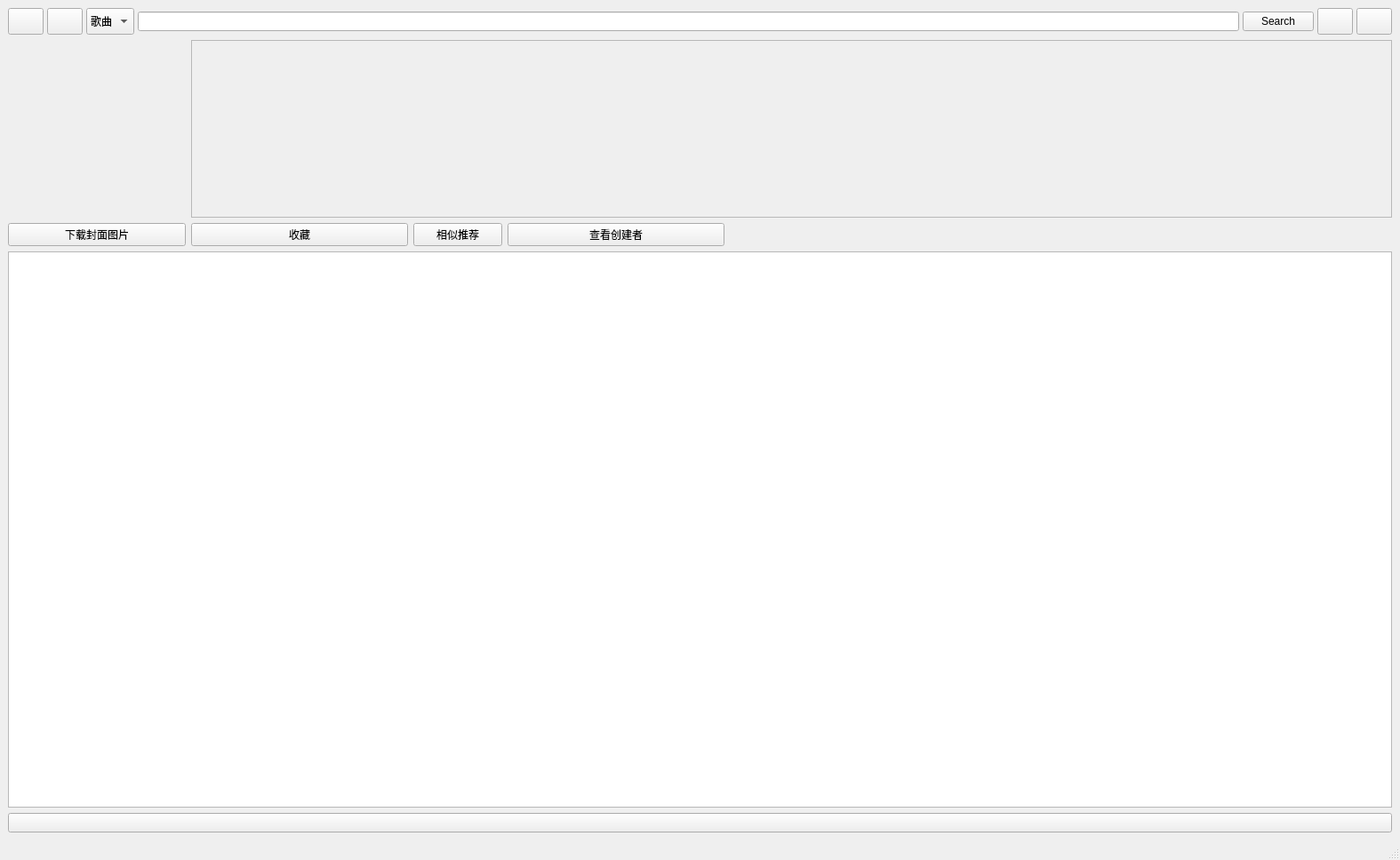
<?xml version="1.0" encoding="UTF-8"?>
<ui version="4.0">
 <class>MainWindow</class>
 <widget class="QMainWindow" name="MainWindow">
  <property name="geometry">
   <rect>
    <x>0</x>
    <y>0</y>
    <width>1575</width>
    <height>968</height>
   </rect>
  </property>
  <property name="windowTitle">
   <string>MainWindow</string>
  </property>
  <widget class="QWidget" name="centralwidget">
   <layout class="QGridLayout" name="gridLayout" rowstretch="0,0,0,0,0,0,0">
    <item row="1" column="0">
     <widget class="QLabel" name="imageLabel">
      <property name="minimumSize">
       <size>
        <width>200</width>
        <height>200</height>
       </size>
      </property>
      <property name="maximumSize">
       <size>
        <width>200</width>
        <height>200</height>
       </size>
      </property>
      <property name="text">
       <string/>
      </property>
     </widget>
    </item>
    <item row="6" column="0" colspan="7">
     <widget class="QPushButton" name="playlistPageDownButton">
      <property name="text">
       <string/>
      </property>
      <property name="icon">
       <iconset theme="QIcon::ThemeIcon::GoDown"/>
      </property>
     </widget>
    </item>
    <item row="0" column="0" colspan="7">
     <layout class="QHBoxLayout" name="horizontalLayout" stretch="0,0,0,0,0,0,0">
      <property name="spacing">
       <number>4</number>
      </property>
      <property name="sizeConstraint">
       <enum>QLayout::SizeConstraint::SetDefaultConstraint</enum>
      </property>
      <property name="topMargin">
       <number>0</number>
      </property>
      <property name="bottomMargin">
       <number>0</number>
      </property>
      <item>
       <widget class="QPushButton" name="undoButton">
        <property name="maximumSize">
         <size>
          <width>16777215</width>
          <height>30</height>
         </size>
        </property>
        <property name="toolTipDuration">
         <number>-29</number>
        </property>
        <property name="text">
         <string/>
        </property>
        <property name="icon">
         <iconset theme="QIcon::ThemeIcon::EditUndo"/>
        </property>
       </widget>
      </item>
      <item>
       <widget class="QPushButton" name="homepageButton">
        <property name="maximumSize">
         <size>
          <width>16777215</width>
          <height>30</height>
         </size>
        </property>
        <property name="text">
         <string/>
        </property>
        <property name="icon">
         <iconset theme="QIcon::ThemeIcon::GoHome"/>
        </property>
       </widget>
      </item>
      <item>
       <widget class="QComboBox" name="comboBox">
        <property name="maximumSize">
         <size>
          <width>16777215</width>
          <height>30</height>
         </size>
        </property>
        <item>
         <property name="text">
          <string>歌曲</string>
         </property>
        </item>
        <item>
         <property name="text">
          <string>歌手</string>
         </property>
        </item>
        <item>
         <property name="text">
          <string>专辑</string>
         </property>
        </item>
        <item>
         <property name="text">
          <string>歌单</string>
         </property>
        </item>
        <item>
         <property name="text">
          <string>用户</string>
         </property>
        </item>
       </widget>
      </item>
      <item>
       <widget class="QLineEdit" name="lineEdit"/>
      </item>
      <item>
       <widget class="QPushButton" name="pushButton">
        <property name="text">
         <string>Search</string>
        </property>
       </widget>
      </item>
      <item>
       <widget class="QPushButton" name="pageUpButton">
        <property name="maximumSize">
         <size>
          <width>16777215</width>
          <height>30</height>
         </size>
        </property>
        <property name="text">
         <string/>
        </property>
        <property name="icon">
         <iconset theme="QIcon::ThemeIcon::GoPrevious"/>
        </property>
       </widget>
      </item>
      <item>
       <widget class="QPushButton" name="pageDownButton">
        <property name="maximumSize">
         <size>
          <width>16777215</width>
          <height>30</height>
         </size>
        </property>
        <property name="text">
         <string/>
        </property>
        <property name="icon">
         <iconset theme="QIcon::ThemeIcon::GoNext"/>
        </property>
       </widget>
      </item>
     </layout>
    </item>
    <item row="1" column="1" colspan="6">
     <widget class="QScrollArea" name="descriptionScrollArea">
      <property name="maximumSize">
       <size>
        <width>16777215</width>
        <height>200</height>
       </size>
      </property>
      <property name="widgetResizable">
       <bool>true</bool>
      </property>
      <widget class="QWidget" name="descriptionScrollAreaWidgetContents">
       <property name="geometry">
        <rect>
         <x>0</x>
         <y>0</y>
         <width>1357</width>
         <height>198</height>
        </rect>
       </property>
       <widget class="QLabel" name="descriptionLabel">
        <property name="geometry">
         <rect>
          <x>20</x>
          <y>0</y>
          <width>1291</width>
          <height>200</height>
         </rect>
        </property>
        <property name="minimumSize">
         <size>
          <width>500</width>
          <height>0</height>
         </size>
        </property>
        <property name="text">
         <string/>
        </property>
        <property name="scaledContents">
         <bool>true</bool>
        </property>
       </widget>
      </widget>
     </widget>
    </item>
    <item row="4" column="0" rowspan="2" colspan="7">
     <widget class="QTableView" name="tableView"/>
    </item>
    <item row="3" column="0">
     <widget class="QPushButton" name="downloadCoverPicButton">
      <property name="text">
       <string>下载封面图片</string>
      </property>
     </widget>
    </item>
    <item row="3" column="3">
     <widget class="QPushButton" name="creator_button">
      <property name="text">
       <string>查看创建者</string>
      </property>
     </widget>
    </item>
    <item row="3" column="1">
     <widget class="QPushButton" name="sub_button">
      <property name="text">
       <string>收藏</string>
      </property>
     </widget>
    </item>
    <item row="3" column="2">
     <widget class="QPushButton" name="rcmd_button">
      <property name="maximumSize">
       <size>
        <width>100</width>
        <height>16777215</height>
       </size>
      </property>
      <property name="text">
       <string>相似推荐</string>
      </property>
     </widget>
    </item>
   </layout>
  </widget>
  <widget class="QMenuBar" name="menubar">
   <property name="geometry">
    <rect>
     <x>0</x>
     <y>0</y>
     <width>1575</width>
     <height>18</height>
    </rect>
   </property>
  </widget>
  <widget class="QStatusBar" name="statusbar"/>
 </widget>
 <resources/>
 <connections/>
</ui>
